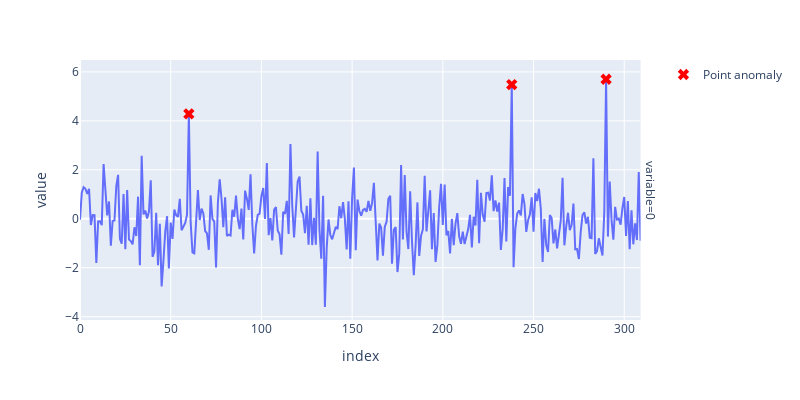

The notebook cell saved with this chart:
### Markdown cell above
## Point and segment anomaly detection

### Code cell
df = generate_changing_data(n)
outliers = [60, 238, 290]
df.iloc[outliers] = np.random.uniform(4, 8, (len(outliers), df.shape[1]))
outlier_plot = plot_multivariate_time_series(df)
outlier_plot.add_scatter(
    x=outliers,
    y=df.iloc[outliers, 0],
    mode="markers",
    marker=dict(symbol="x", size=10, color="red"),
    name="Point anomaly",
).update_layout(width=base_width, height=base_height)
outlier_plot.show()

### Figure 1 — Plotly figure (JSON) as saved in the notebook; plotly's stock layout.template omitted (floating-point values rounded to 4 significant figures; data arrays with more than 128 entries replaced by an {"elided": "..."} marker saying what was removed)
{"data": [{"hovertemplate": "variable=0<br>index=%{x}<br>value=%{y}<extra></extra>", "legendgroup": "", "line": {"color": "#636efa", "dash": "solid"}, "marker": {"symbol": "circle"}, "mode": "lines", "name": "", "orientation": "v", "showlegend": false, "type": "scatter", "x": {"elided": "310 int values"}, "xaxis": "x", "y": {"elided": "310 float values"}, "yaxis": "y"}, {"marker": {"color": "red", "size": 10, "symbol": "x"}, "mode": "markers", "name": "Point anomaly", "type": "scatter", "x": [60, 238, 290], "y": [4.283, 5.48, 5.699]}], "layout": {"annotations": [{"font": {}, "showarrow": false, "text": "variable=0", "textangle": 90, "x": 0.98, "xanchor": "left", "xref": "paper", "y": 0.5, "yanchor": "middle", "yref": "paper"}], "height": 400, "legend": {"tracegroupgap": 0}, "margin": {"t": 60}, "width": 800, "xaxis": {"anchor": "y", "domain": [0, 0.98], "title": {"text": "index"}}, "yaxis": {"anchor": "x", "domain": [0, 1], "title": {"text": "value"}}}}
